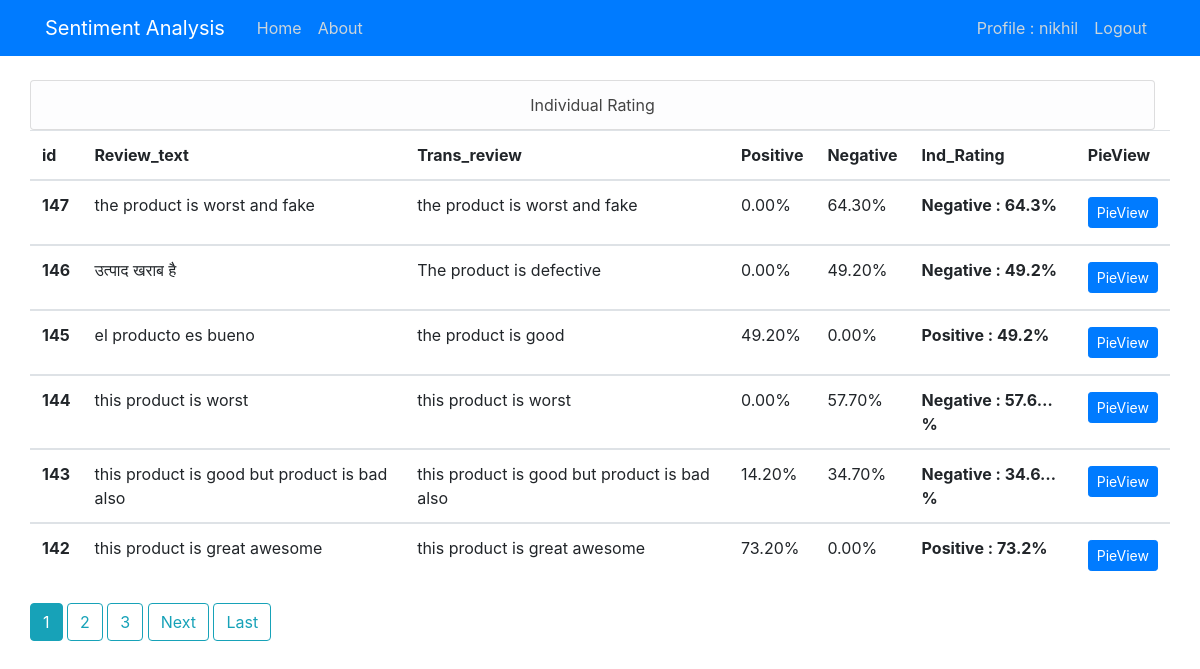
Page /sentiment/indhome1/ (signed in) on the earlier database version.
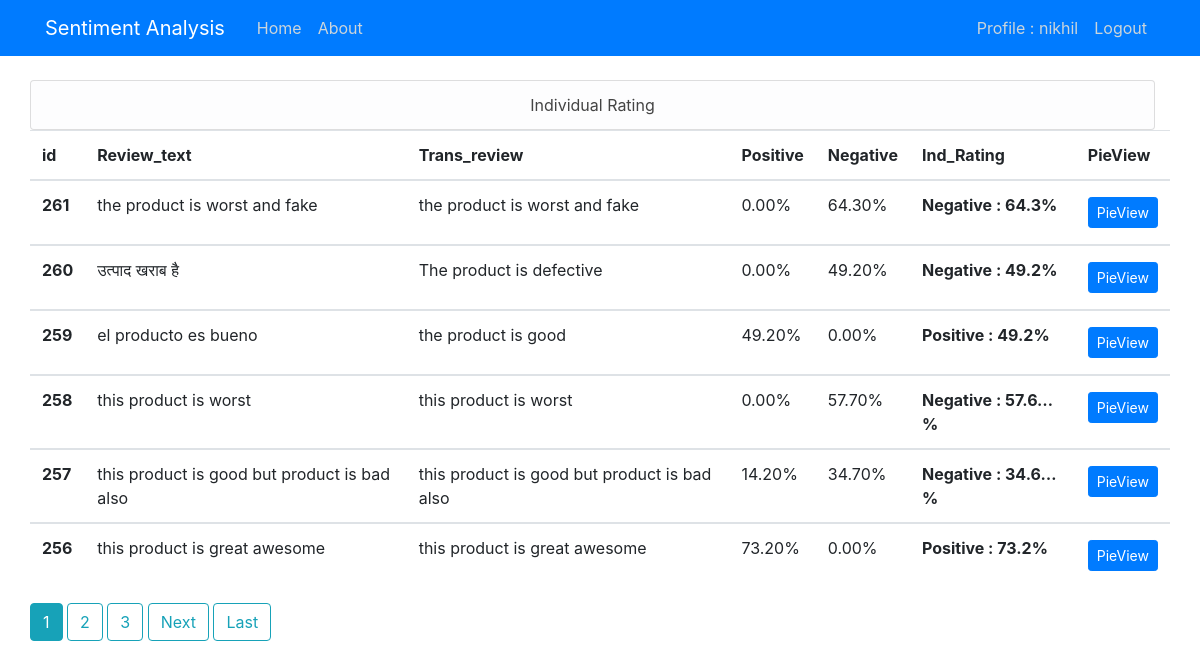
Same page on the later database version.
### sentiment/models.py (models this page shows)
class individual(models.Model):
    filename = models.CharField(max_length=100)
    review_text = models.TextField()
    process_review = models.TextField()
    positive = models.FloatField()
    negative = models.FloatField()
    neutral = models.FloatField()
    rat = models.CharField(max_length=100)

### sentiment/views.py (the view)
# urls.py: path('indhome1/',indListView.as_view(),name='indhome'),
class indListView(ListView):
    model = individual
    template_name = 'sentiment/indhome.html'
    context_object_name = 'ir'
    ordering = ['-id']
    paginate_by = 6

### sentiment/templates/sentiment/indhome.html (shortened to what this page needs)
{% extends "sentiment/base.html" %}
{% block content %}
  {% if user.is_authenticated %}
    <div class="row">
      <ul class="list-group col-12">
        <center><li class="list-group-item list-group-item-light"><a class="article-title" href="#">Individual Rating</a></li></center>
      </ul>
      <div class="table-responsive-sm">
        <table class="table">
            <thead>
                <tr>
                  <th scope="col">id</th>
                  <th scope="col">Review_text</th>
                  <th scope="col">Trans_review</th>
                  <th scope="col">Positive</th>
                  <th scope="col">Negative</th>
                  <th scope="col">Ind_Rating</th>
                  <th scope="col">PieView</th>
                </tr>
              </thead>
              {% for ir in ir %}
             <tbody>
               <tr>
                    <th scope="row">{{ ir.id }}</th>
                    <td>{{ ir.review_text }}</td>
                    <td>{{ ir.process_review }}</td>
                    <td>{{ ir.positive|floatformat:2 }}%</td>
                    <td>{{ ir.negative|floatformat:2 }}%</td>
                    <th scope="row">{{ir.rat|truncatechars_html:16}}%</th>
                    <td><a class="btn btn-primary btn-sm mt-1 mb-1" href="{% url 'ind-detail' ir.id %}">PieView</a></td>
                  </tr>
                </tbody>
              {% endfor %}
        </table>
          {% if is_paginated %}
          {% for num in page_obj.paginator.page_range %}
          {% if page_obj.number == num %}
            <a class="btn btn-info mb-4" href="?page={{ num }}">{{ num }}</a>
          {% elif num > page_obj.number|add:'-3' and num < page_obj.number|add:'3'%}
          <a class="btn btn-outline-info mb-4" href="?page={{ num }}">{{ num }}</a>
          {% endif %}
          {% endfor %}
          {% if page_obj.has_next %}
          <a class="btn btn-outline-info mb-4" href="?page={{ page_obj.next_page_number }}">Next</a>
          <a class="btn btn-outline-info mb-4" href="?page={{ page_obj.paginator.num_pages }}">Last</a>
          {% endif %}
          {% endif %}
    </div>
    </div>
  {% endif %}
{% endblock content %}

Differences in the rows shown:
removed individual: id "147", review_text "the product is worst and fake", process_review "the product is worst and fake", positive "0.00", negative "64.30", rat "Negative : 64.3"
removed individual: id "146", review_text "उत्पाद खराब है", process_review "The product is defective", positive "0.00", negative "49.20", rat "Negative : 49.2"
removed individual: id "145", review_text "el producto es bueno", process_review "the product is good", positive "49.20", negative "0.00", rat "Positive : 49.2"
removed individual: id "144", review_text "this product is worst", process_review "this product is worst", positive "0.00", negative "57.70", rat "Negative : 57.6…"
removed individual: id "143", review_text "this product is good but product is bad also", process_review "this product is good but product is bad also", positive "14.20", negative "34.70", rat "Negative : 34.6…"
removed individual: id "142", review_text "this product is great awesome", process_review "this product is great awesome", positive "73.20", negative "0.00", rat "Positive : 73.2"
added individual: id "261", review_text "the product is worst and fake", process_review "the product is worst and fake", positive "0.00", negative "64.30", rat "Negative : 64.3"
added individual: id "260", review_text "उत्पाद खराब है", process_review "The product is defective", positive "0.00", negative "49.20", rat "Negative : 49.2"
added individual: id "259", review_text "el producto es bueno", process_review "the product is good", positive "49.20", negative "0.00", rat "Positive : 49.2"
added individual: id "258", review_text "this product is worst", process_review "this product is worst", positive "0.00", negative "57.70", rat "Negative : 57.6…"
added individual: id "257", review_text "this product is good but product is bad also", process_review "this product is good but product is bad also", positive "14.20", negative "34.70", rat "Negative : 34.6…"
added individual: id "256", review_text "this product is great awesome", process_review "this product is great awesome", positive "73.20", negative "0.00", rat "Positive : 73.2"
